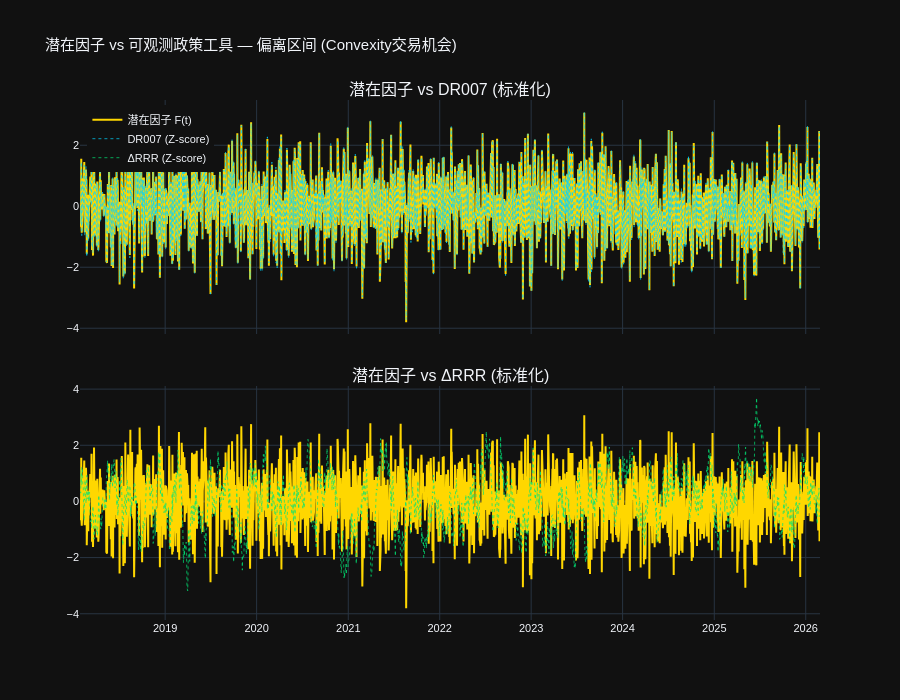

Notebook cell for this chart:
### Code cell
# ============================================================================
# 2.4 因子 vs DR007 & ΔRRR — 偏离区间可视化 (Convexity机会)
# ============================================================================
fig_comp = make_subplots(
    rows=2, cols=1,
    subplot_titles=("潜在因子 vs DR007 (标准化)", "潜在因子 vs ΔRRR (标准化)"),
    shared_xaxes=True,
    vertical_spacing=0.10,
)

# 标准化DR007用于比较
dr007_z = (processed_data["DR007"] - processed_data["DR007"].mean()) / processed_data["DR007"].std()

fig_comp.add_trace(go.Scatter(
    x=factor.index, y=factor.values,
    name="潜在因子 F(t)", line=dict(color="#FFD700", width=2),
), row=1, col=1)

fig_comp.add_trace(go.Scatter(
    x=dr007_z.index, y=dr007_z.values,
    name="DR007 (Z-score)", line=dict(color="#00D4FF", width=1, dash="dot"),
    opacity=0.7,
), row=1, col=1)

# ΔRRR
if "RRR" in processed_data.columns:
    rrr_z = (processed_data["RRR"] - processed_data["RRR"].mean()) / processed_data["RRR"].std()
    fig_comp.add_trace(go.Scatter(
        x=factor.index, y=factor.values,
        name="潜在因子 F(t)", line=dict(color="#FFD700", width=2),
        showlegend=False,
    ), row=2, col=1)
    fig_comp.add_trace(go.Scatter(
        x=rrr_z.index, y=rrr_z.values,
        name="ΔRRR (Z-score)", line=dict(color="#00E676", width=1, dash="dot"),
        opacity=0.7,
    ), row=2, col=1)

# 标记偏离区间 — |F_t - DR007_z| > 1.5σ
divergence = np.abs(factor.reindex(dr007_z.index) - dr007_z)
div_dates = divergence[divergence > 1.5].index

for d in div_dates[::5]:  # 每5个画一个以免过密
    fig_comp.add_vline(x=d, line_dash="dot", line_color="rgba(255,64,129,0.3)",
                       line_width=0.5, row=1, col=1)

fig_comp.update_layout(
    title="潜在因子 vs 可观测政策工具 — 偏离区间 (Convexity交易机会)",
    height=700,
    template=PLOTLY_TEMPLATE,
    font=dict(family="SimHei, Arial", size=11),
    legend=dict(x=0.01, y=0.99),
)
fig_comp.show()

print(f"\n偏离信号日期数: {len(div_dates)} / {len(factor)} 交易日")
print(f"偏离占比: {100 * len(div_dates) / len(factor):.1f}%")

### Figure 1 — Plotly figure (JSON) as saved in the notebook; plotly's stock layout.template omitted (floating-point values rounded to 4 significant figures; data arrays with more than 128 entries replaced by an {"elided": "..."} marker saying what was removed)
{"data": [{"line": {"color": "#FFD700", "width": 2}, "name": "潜在因子 F(t)", "type": "scatter", "x": {"elided": "2111 str values"}, "xaxis": "x", "y": {"elided": "2111 float values"}, "yaxis": "y"}, {"line": {"color": "#00D4FF", "dash": "dot", "width": 1}, "name": "DR007 (Z-score)", "opacity": 0.7, "type": "scatter", "x": {"elided": "2111 str values"}, "xaxis": "x", "y": {"elided": "2111 float values"}, "yaxis": "y"}, {"line": {"color": "#FFD700", "width": 2}, "name": "潜在因子 F(t)", "showlegend": false, "type": "scatter", "x": {"elided": "2111 str values"}, "xaxis": "x2", "y": {"elided": "2111 float values"}, "yaxis": "y2"}, {"line": {"color": "#00E676", "dash": "dot", "width": 1}, "name": "ΔRRR (Z-score)", "opacity": 0.7, "type": "scatter", "x": {"elided": "2111 str values"}, "xaxis": "x2", "y": {"elided": "2111 float values"}, "yaxis": "y2"}], "layout": {"annotations": [{"font": {"size": 16}, "showarrow": false, "text": "潜在因子 vs DR007 (标准化)", "x": 0.5, "xanchor": "center", "xref": "paper", "y": 1, "yanchor": "bottom", "yref": "paper"}, {"font": {"size": 16}, "showarrow": false, "text": "潜在因子 vs ΔRRR (标准化)", "x": 0.5, "xanchor": "center", "xref": "paper", "y": 0.45, "yanchor": "bottom", "yref": "paper"}], "font": {"family": "SimHei, Arial", "size": 11}, "height": 700, "legend": {"x": 0.01, "y": 0.99}, "title": {"text": "潜在因子 vs 可观测政策工具 — 偏离区间 (Convexity交易机会)"}, "xaxis": {"anchor": "y", "domain": [0, 1], "matches": "x2", "showticklabels": false}, "xaxis2": {"anchor": "y2", "domain": [0, 1]}, "yaxis": {"anchor": "x", "domain": [0.55, 1]}, "yaxis2": {"anchor": "x2", "domain": [0, 0.45]}}}
